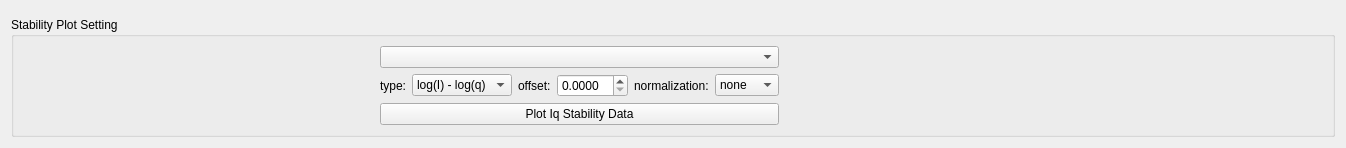
         <widget class="QWidget" name="tab_2">
          <attribute name="title">
           <string>Stability</string>
          </attribute>
          <layout class="QGridLayout" name="gridLayout_6">
           <item row="0" column="0">
            <widget class="MplCanvas" name="mp_stab" native="true">
             <property name="sizePolicy">
              <sizepolicy hsizetype="Expanding" vsizetype="Expanding">
               <horstretch>0</horstretch>
               <verstretch>0</verstretch>
              </sizepolicy>
             </property>
            </widget>
           </item>
           <item row="1" column="0">
            <widget class="QGroupBox" name="groupBox_4">
             <property name="sizePolicy">
              <sizepolicy hsizetype="Expanding" vsizetype="Fixed">
               <horstretch>0</horstretch>
               <verstretch>0</verstretch>
              </sizepolicy>
             </property>
             <property name="minimumSize">
              <size>
               <width>0</width>
               <height>120</height>
              </size>
             </property>
             <property name="title">
              <string>Stability Plot Setting</string>
             </property>
             <layout class="QGridLayout" name="gridLayout_17">
              <item row="0" column="1" rowspan="2">
               <layout class="QVBoxLayout" name="verticalLayout_3">
                <item>
                 <widget class="QComboBox" name="cb_stab"/>
                </item>
                <item>
                 <layout class="QGridLayout" name="gridLayout_20">
                  <item row="1" column="4">
                   <widget class="QLabel" name="label_16">
                    <property name="text">
                     <string>normalization:</string>
                    </property>
                   </widget>
                  </item>
                  <item row="1" column="5">
                   <widget class="QComboBox" name="cb_stab_norm">
                    <property name="currentIndex">
                     <number>0</number>
                    </property>
                    <item>
                     <property name="text">
                      <string>none</string>
                     </property>
                    </item>
                    <item>
                     <property name="text">
                      <string>I' = Iq2</string>
                     </property>
                    </item>
                    <item>
                     <property name="text">
                      <string>I' = Iq4</string>
                     </property>
                    </item>
                    <item>
                     <property name="text">
                      <string>I' = I/Io</string>
                     </property>
                    </item>
                   </widget>
                  </item>
                  <item row="1" column="0">
                   <widget class="QLabel" name="label_14">
                    <property name="text">
                     <string>type:</string>
                    </property>
                   </widget>
                  </item>
                  <item row="1" column="1">
                   <widget class="QComboBox" name="cb_stab_type">
                    <property name="currentIndex">
                     <number>3</number>
                    </property>
                    <item>
                     <property name="text">
                      <string>I - q</string>
                     </property>
                    </item>
                    <item>
                     <property name="text">
                      <string>I - log(q)</string>
                     </property>
                    </item>
                    <item>
                     <property name="text">
                      <string>log(I) - q</string>
                     </property>
                    </item>
                    <item>
                     <property name="text">
                      <string>log(I) - log(q)</string>
                     </property>
                    </item>
                   </widget>
                  </item>
                  <item row="1" column="2">
                   <widget class="QLabel" name="label_24">
                    <property name="text">
                     <string>offset:</string>
                    </property>
                   </widget>
                  </item>
                  <item row="1" column="3">
                   <widget class="QDoubleSpinBox" name="sb_stab_offset">
                    <property name="decimals">
                     <number>4</number>
                    </property>
                    <property name="singleStep">
                     <double>0.050000000000000</double>
                    </property>
                    <property name="value">
                     <double>0.000000000000000</double>
                    </property>
                   </widget>
                  </item>
                 </layout>
                </item>
                <item>
                 <widget class="QPushButton" name="pushButton_7">
                  <property name="text">
                   <string>Plot Iq Stability Data</string>
                  </property>
                 </widget>
                </item>
               </layout>
              </item>
              <item row="0" column="0">
               <spacer name="horizontalSpacer_6">
                <property name="orientation">
                 <enum>Qt::Horizontal</enum>
                </property>
                <property name="sizeHint" stdset="0">
                 <size>
                  <width>357</width>
                  <height>20</height>
                 </size>
                </property>
               </spacer>
              </item>
              <item row="1" column="2">
               <spacer name="horizontalSpacer_5">
                <property name="orientation">
                 <enum>Qt::Horizontal</enum>
                </property>
                <property name="sizeHint" stdset="0">
                 <size>
                  <width>544</width>
                  <height>20</height>
                 </size>
                </property>
               </spacer>
              </item>
              <item row="0" column="2">
               <spacer name="horizontalSpacer_9">
                <property name="orientation">
                 <enum>Qt::Horizontal</enum>
                </property>
                <property name="sizeHint" stdset="0">
                 <size>
                  <width>40</width>
                  <height>20</height>
                 </size>
                </property>
               </spacer>
              </item>
              <item row="1" column="0">
               <spacer name="horizontalSpacer_10">
                <property name="orientation">
                 <enum>Qt::Horizontal</enum>
                </property>
                <property name="sizeHint" stdset="0">
                 <size>
                  <width>40</width>
                  <height>20</height>
                 </size>
                </property>
               </spacer>
              </item>
             </layout>
            </widget>
           </item>
          </layout>
         </widget>
